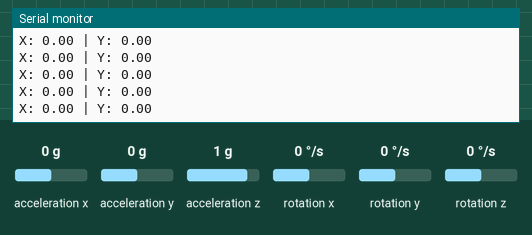
Recording of a sketch running on a simulated Arduino Uno, built with avr-gcc and run on an emulated ATmega328P. Parts: the last lines printed to the serial monitor. The test bench sets the inputs (shaded band); at power-on: acceleration y 0 g, rotation z 0 °/s, acceleration x 0 g, acceleration z 1 g, rotation x 0 °/s, rotation y 0 °/s.

Above: at 4.2 s.
4.3 s: acceleration y set to -1.4 g
At 4.4 s:
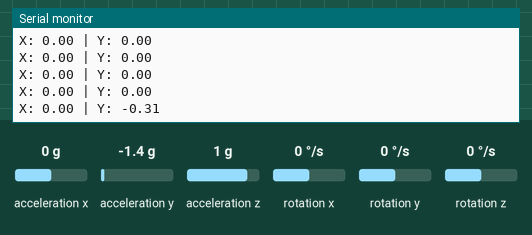
7.3 s: rotation z set to -100 °/s
At 8.05 s:
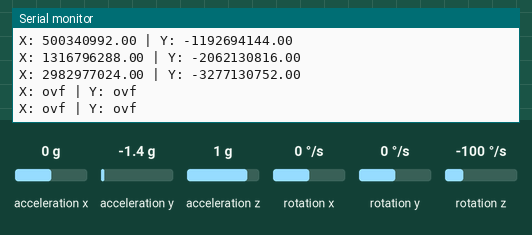
9.8 s: acceleration y set to -0.8 g
At 9.87 s:
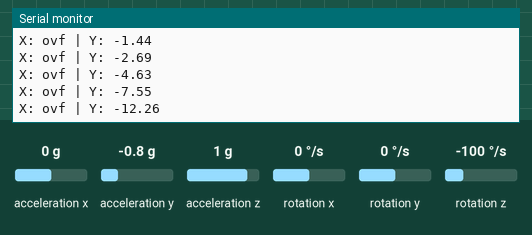
Timing chart, 0 to 12.8 s (numbered marks = the images above; inputs shaded):
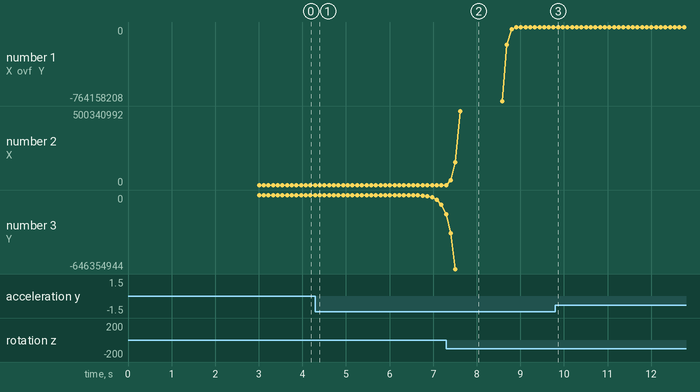

The sketch:

imu_trial_2D.ino
```cpp
#include <Wire.h>
#include <MPU6050.h>

MPU6050 mpu;

double ax, ay, az; // Acceleration values
double gx, gy, gz; // Gyroscope values
double vx = 0, vy = 0; // Velocity values
double sx = 0, sy = 0; // Displacement values
double theta = 0; // Orientation (yaw) in radians
unsigned long prevTime = 0;

void setup() {
  Wire.begin();
  //mpu.initialize();
  Serial.println("Initializing MPU6050...");
  mpu.begin();
  mpu.calcGyroOffsets(true);

  Serial.println("MPU6050 initialized successfully!");
  Serial.begin(9600);
  prevTime = millis();
}

void loop() {
  // Read accelerometer and gyroscope data
  mpu.getMotion6(&ax, &ay, &az, &gx, &gy, &gz);
  mpu.update();
  // Convert raw accelerometer data to m/s^2 (assuming the MPU6050 outputs in g's)
  ax = (ax / 16384.0) * 9.81;
  ay = (ay / 16384.0) * 9.81;
  az = (az / 16384.0) * 9.81;

  // Convert raw gyroscope data to rad/s (assuming the MPU6050 outputs in °/s)
  gx = (gx / 131.0) * (PI / 180.0);
  gy = (gy / 131.0) * (PI / 180.0);
  gz = (gz / 131.0) * (PI / 180.0);

  // Calculate time interval
  unsigned long currentTime = millis();
  double dt = (currentTime - prevTime) / 1000.0;
  prevTime = currentTime;

  // Integrate acceleration to get velocity
  vy += ay * dt;

  // Integrate velocity to get displacement
  sy += vy * dt;

  // Integrate gyroscope to get orientation (yaw)
  theta += gz * dt;

  // Compute new coordinates
  sx += sy * sin(theta);
  sy += sy * cos(theta);

  // Print coordinates
  Serial.print("X: "); Serial.print(sx);
  Serial.print(" | Y: "); Serial.println(sy);

  delay(100);
}
```

Measured:
- after the input at 4.3 s, the serial monitor: prints a new line after 0.10 s (image 1)
- after the input at 7.3 s, the serial monitor: prints a new line after 0.10 s (image 2)
- plotted number 2: 0 → 500340992 after the input at 7.3 s
- plotted number 3: 0 → -168965280 after the input at 4.3 s, -168965280 → -646354944 after the input at 7.3 s
